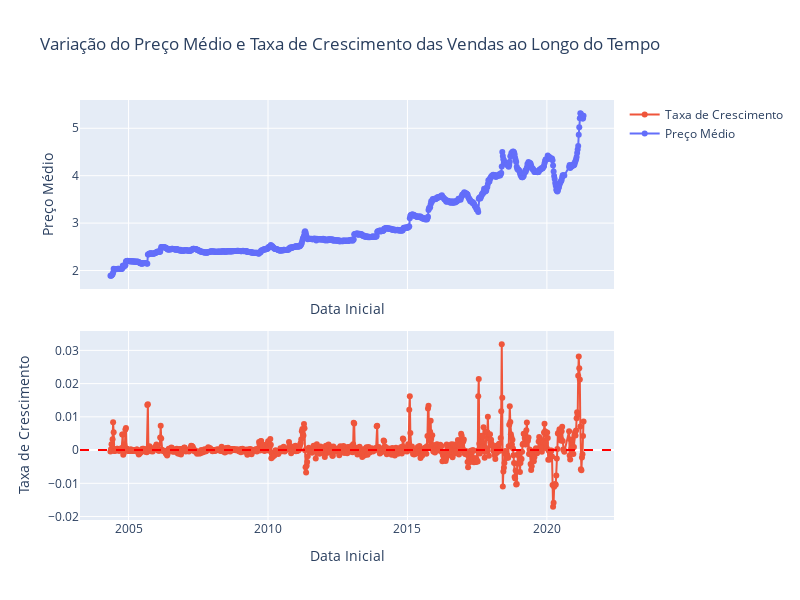

Source (notebook cell):
### Markdown cell above
#### Visualizando os resultados
1. Se as linhas continuarem abaixo de 0, sua variação é de descida
2. Se as linhas continuarem acima de 0, sua variação é para cima
3. Se as linhas foram próximas de 0, sua variação pode ser

### Code cell
# Criar subplots com dois gráficos
fig = make_subplots(rows=2, cols=1, shared_xaxes=True, vertical_spacing=0.1)

# Criar gráfico de variação do preço médio de revenda
scatter_revenda = go.Scatter(x=df['DATA INICIAL'], y=df['PREÇO MÉDIO REVENDA'], mode='lines+markers', name='Preço Médio')
fig.add_trace(scatter_revenda, row=1, col=1)

# Criar gráfico de taxa de crescimento das vendas
scatter_crescimento = go.Scatter(x=df['DATA INICIAL'], y=df['CRESCIMENTO'], mode='lines+markers', name='Taxa de Crescimento')
fig.add_trace(scatter_crescimento, row=2, col=1)

# Adicionar linha horizontal no valor zero de variação
fig.add_hline(y=0, line_dash="dash", line_color="red", row=2, col=1)

# Configurar layout dos gráficos
fig.update_layout(height=600, width=800, title_text="Variação do Preço Médio e Taxa de Crescimento das Vendas ao Longo do Tempo")
fig.update_xaxes(title_text='Data Inicial')
fig.update_yaxes(title_text='Preço Médio', row=1, col=1)
fig.update_yaxes(title_text='Taxa de Crescimento', row=2, col=1)
fig.update_layout(legend_traceorder='reversed')
fig.show()

### Figure 1 — Plotly figure (JSON) as saved in the notebook; plotly's stock layout.template omitted (floating-point values rounded to 4 significant figures; data arrays with more than 128 entries replaced by an {"elided": "..."} marker saying what was removed)
{"data": [{"mode": "lines+markers", "name": "Preço Médio", "type": "scatter", "x": {"elided": "873 str values"}, "xaxis": "x", "y": {"elided": "873 float values"}, "yaxis": "y"}, {"mode": "lines+markers", "name": "Taxa de Crescimento", "type": "scatter", "x": {"elided": "873 str values"}, "xaxis": "x2", "y": {"elided": "873 float values"}, "yaxis": "y2"}], "layout": {"height": 600, "legend": {"traceorder": "reversed"}, "shapes": [{"line": {"color": "red", "dash": "dash"}, "type": "line", "x0": 0, "x1": 1, "xref": "x2 domain", "y0": 0, "y1": 0, "yref": "y2"}], "title": {"text": "Variação do Preço Médio e Taxa de Crescimento das Vendas ao Longo do Tempo"}, "width": 800, "xaxis": {"anchor": "y", "domain": [0, 1], "matches": "x2", "showticklabels": false, "title": {"text": "Data Inicial"}}, "xaxis2": {"anchor": "y2", "domain": [0, 1], "title": {"text": "Data Inicial"}}, "yaxis": {"anchor": "x", "domain": [0.55, 1], "title": {"text": "Preço Médio"}}, "yaxis2": {"anchor": "x2", "domain": [0, 0.45], "title": {"text": "Taxa de Crescimento"}}}}
